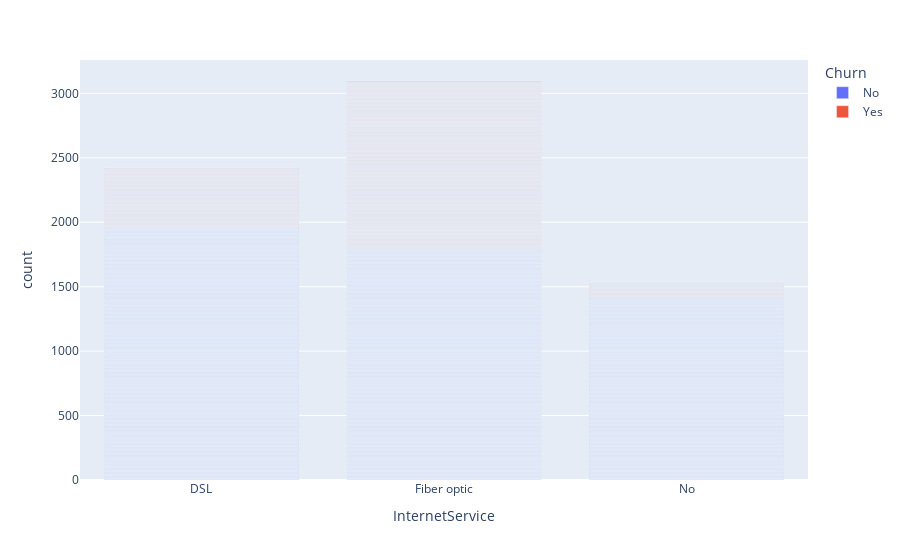

Here is the notebook cell this chart was saved with:
### Code cell
fig = px.bar(df, x="InternetService", color="Churn")

fig.update_layout(barmode='relative')
fig.show()

### Figure 1 — Plotly figure (JSON) as saved in the notebook; plotly's stock layout.template omitted (floating-point values rounded to 4 significant figures; data arrays with more than 128 entries replaced by an {"elided": "..."} marker saying what was removed)
{"data": [{"alignmentgroup": "True", "hovertemplate": "Churn=No<br>InternetService=%{x}<br>count=%{y}<extra></extra>", "legendgroup": "No", "marker": {"color": "#636efa", "pattern": {"shape": ""}}, "name": "No", "offsetgroup": "No", "orientation": "v", "showlegend": true, "textposition": "auto", "type": "bar", "x": {"elided": "5174 str values"}, "xaxis": "x", "y": {"elided": "5174 int values"}, "yaxis": "y"}, {"alignmentgroup": "True", "hovertemplate": "Churn=Yes<br>InternetService=%{x}<br>count=%{y}<extra></extra>", "legendgroup": "Yes", "marker": {"color": "#EF553B", "pattern": {"shape": ""}}, "name": "Yes", "offsetgroup": "Yes", "orientation": "v", "showlegend": true, "textposition": "auto", "type": "bar", "x": {"elided": "1869 str values"}, "xaxis": "x", "y": {"elided": "1869 int values"}, "yaxis": "y"}], "layout": {"barmode": "relative", "legend": {"title": {"text": "Churn"}, "tracegroupgap": 0}, "margin": {"t": 60}, "xaxis": {"anchor": "y", "domain": [0, 1], "title": {"text": "InternetService"}}, "yaxis": {"anchor": "x", "domain": [0, 1], "title": {"text": "count"}}}}
